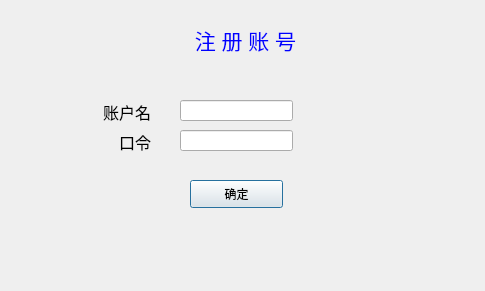
<?xml version="1.0" encoding="UTF-8"?>
<ui version="4.0">
 <class>Dialog</class>
 <widget class="QDialog" name="Dialog">
  <property name="geometry">
   <rect>
    <x>0</x>
    <y>0</y>
    <width>485</width>
    <height>291</height>
   </rect>
  </property>
  <property name="acceptDrops">
   <bool>true</bool>
  </property>
  <property name="windowTitle">
   <string>Dialog</string>
  </property>
  <widget class="QLabel" name="headline">
   <property name="geometry">
    <rect>
     <x>160</x>
     <y>20</y>
     <width>171</width>
     <height>41</height>
    </rect>
   </property>
   <property name="text">
    <string>&lt;html&gt;&lt;head/&gt;&lt;body&gt;&lt;p align=&quot;center&quot;&gt;&lt;span style=&quot; font-size:16pt; color:#0000ff;&quot;&gt;注 册 账 号&lt;/span&gt;&lt;/p&gt;&lt;/body&gt;&lt;/html&gt;</string>
   </property>
  </widget>
  <widget class="QLabel" name="userName">
   <property name="geometry">
    <rect>
     <x>90</x>
     <y>100</y>
     <width>61</width>
     <height>21</height>
    </rect>
   </property>
   <property name="text">
    <string>&lt;html&gt;&lt;head/&gt;&lt;body&gt;&lt;p align=&quot;right&quot;&gt;&lt;span style=&quot; font-size:12pt;&quot;&gt;账户名&lt;/span&gt;&lt;/p&gt;&lt;/body&gt;&lt;/html&gt;</string>
   </property>
  </widget>
  <widget class="QLabel" name="userName_2">
   <property name="geometry">
    <rect>
     <x>110</x>
     <y>130</y>
     <width>41</width>
     <height>21</height>
    </rect>
   </property>
   <property name="text">
    <string>&lt;html&gt;&lt;head/&gt;&lt;body&gt;&lt;p align=&quot;right&quot;&gt;&lt;span style=&quot; font-size:12pt;&quot;&gt;口令&lt;/span&gt;&lt;/p&gt;&lt;/body&gt;&lt;/html&gt;</string>
   </property>
  </widget>
  <widget class="QLineEdit" name="inputUsername">
   <property name="geometry">
    <rect>
     <x>180</x>
     <y>100</y>
     <width>113</width>
     <height>21</height>
    </rect>
   </property>
  </widget>
  <widget class="QLineEdit" name="inputPassword">
   <property name="geometry">
    <rect>
     <x>180</x>
     <y>130</y>
     <width>113</width>
     <height>21</height>
    </rect>
   </property>
   <property name="acceptDrops">
    <bool>true</bool>
   </property>
   <property name="autoFillBackground">
    <bool>false</bool>
   </property>
   <property name="text">
    <string/>
   </property>
  </widget>
  <widget class="QPushButton" name="conFrim">
   <property name="geometry">
    <rect>
     <x>190</x>
     <y>180</y>
     <width>93</width>
     <height>28</height>
    </rect>
   </property>
   <property name="text">
    <string>确定</string>
   </property>
  </widget>
 </widget>
 <resources/>
 <connections/>
</ui>
